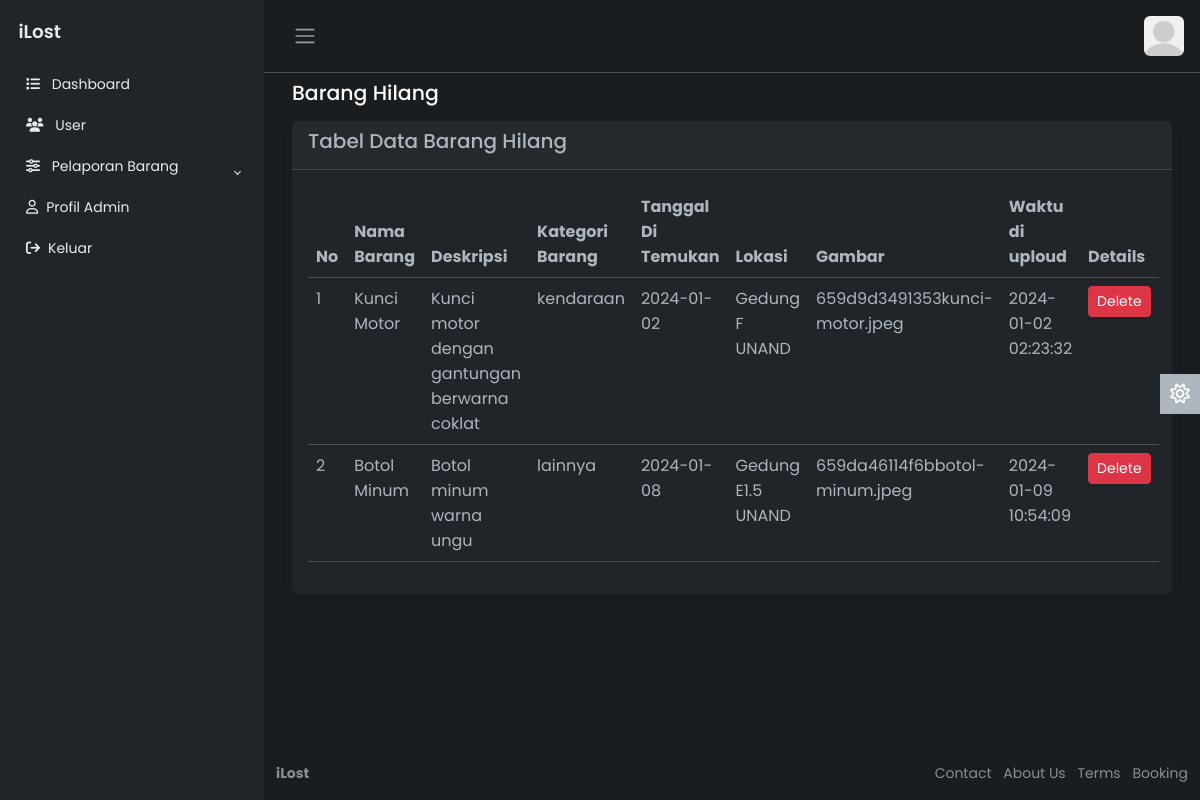
Page /admin/baranghilang.php?id=13 on the committed database.
### tables this page shows
CREATE TABLE `laporan` (
  `id` int(11) NOT NULL,
  `email` varchar(40) NOT NULL,
  `kategori_laporan` varchar(20) NOT NULL,
  `nama_barang` varchar(50) DEFAULT NULL,
  `deskripsi` varchar(255) NOT NULL,
  `kategori_barang` varchar(30) DEFAULT NULL,
  `tanggal_ditemukan` date NOT NULL,
  `lokasi` varchar(255) NOT NULL,
  `gambar_barang` varchar(255) NOT NULL,
  `waktu_dibuat` datetime NOT NULL
);

### admin/baranghilang.php (the view, shortened to what this page needs)
<?php
include('config.php');
$querySelect = "SELECT * FROM laporan WHERE kategori_laporan = 'Hilang'";
$resultSelect = mysqli_query($koneksi, $querySelect);
?>
<!DOCTYPE html>
<html lang="en" data-bs-theme="dark">
<head>
    <link rel="stylesheet" href="https://cdn.jsdelivr.net/npm/bootstrap@5.3.0-alpha2/dist/css/bootstrap.min.css">
    <link rel="stylesheet" href="css/style.css">
</head>
<body>
    <div class="wrapper">
        <?php include "../template/navbar-admin.php"; ?>
        <div class="main">
            <nav class="navbar navbar-expand px-3 border-bottom">
                <button class="btn" id="sidebar-toggle" type="button">
                    <span class="navbar-toggler-icon"></span>
                </button>
                <div class="navbar-collapse navbar">
                    <ul class="navbar-nav">
                        <li class="nav-item dropdown">
                            <a href="#" data-bs-toggle="dropdown" class="nav-icon pe-md-0">
                                <?php
                                $fetch = null;
                                if ($fetch['image'] == null) {
                                    echo '<img src="image/default-avatar.png" class="avatar img-fluid rounded" alt="">';
                                } else {
                                    echo '<img src="uploaded_img/' . $fetch['image'] . '" class="avatar img-fluid rounded" alt="">';
                                }
                                ?>
                            </a>
                        </li>
                    </ul>
                </div>
            </nav>
            <main class="content px-3 py-2">
                <div class="container-fluid">
                    <div class="mb-3">
                        <h4>Barang Hilang</h4>
                    </div>
                    <div class="card border-0">
                        <div class="card-header">
                            <h5 class="card-title">
                                Tabel Data Barang Hilang
                            </h5>
                        </div>
                        <div class="card-body">
                            <table class="table">
                                <thead>
                                    <tr>
                                        <th scope="col">No</th>
                                        <th scope="col">Nama Barang</th>
                                        <th scope="col">Deskripsi</th>
                                        <th scope="col">Kategori Barang</th>
                                        <th scope="col">Tanggal Di Temukan</th>
                                        <th scope="col">Lokasi</th>
                                        <th scope="col">Gambar</th>
                                        <th scope="col">Waktu di uploud</th>
                                        <th scope="col">Details</th>
                                    </tr>
                                </thead>
                                <tbody>
                                    <?php
                                    $no = 1;
                                    while ($row = mysqli_fetch_assoc($resultSelect)) {
                                        echo "<tr>";
                                        echo "<td>" . $no . "</td>";
                                        echo "<td>" . $row['nama_barang'] . "</td>";
                                        echo "<td>" . $row['deskripsi'] . "</td>";
                                        echo "<td>" . $row['kategori_barang'] . "</td>";
                                        echo "<td>" . $row['tanggal_ditemukan'] . "</td>";
                                        echo "<td>" . $row['lokasi'] . "</td>";
                                        echo "<td>" . $row['gambar_barang'] . "</td>";
                                        echo "<td>" . $row['waktu_dibuat'] . "</td>";
                                        echo "<td><a href='baranghilang.php?id=" . $row['id'] . "' class='btn btn-danger btn-sm'>Delete</a></td>";
                                        echo "</tr>";
                                        $no++;
                                    }
                                    ?>
                                </tbody>
                            </table>
                        </div>
                    </div>
                </div>
            </main>
            <a href="#" class="theme-toggle">
                <i class="fa-regular fa-sun"></i>
            </a>
            <footer class="footer">
                <div class="container-fluid">
                    <div class="row text-muted">
                        <div class="col-6 text-start">
                            <p class="mb-0">
                                <a href="#" class="text-muted">
                                    <strong>iLost</strong>
                                </a>
                            </p>
                        </div>
                        <div class="col-6 text-end">
                            <ul class="list-inline">
                                <li class="list-inline-item">
                                    <a href="#" class="text-muted">Contact</a>
                                </li>
                                <li class="list-inline-item">
                                    <a href="#" class="text-muted">About Us</a>
                                </li>
                                <li class="list-inline-item">
                                    <a href="#" class="text-muted">Terms</a>
                                </li>
                                <li class="list-inline-item">
                                    <a href="#" class="text-muted">Booking</a>
                                </li>
                            </ul>
                        </div>
                    </div>
                </div>
            </footer>
        </div>
    </div>
</body>
</html>

### admin/css/style.css (style rules this page uses)
body { font-family: 'Poppins', sans-serif; font-size: 0.875rem; opacity: 1; overflow-y: scroll; margin: 0; }
a { cursor: pointer; text-decoration: none; font-family: 'Poppins', sans-serif; }
li { list-style: none; }
h4 { font-family: 'Poppins', sans-serif; font-size: 1.275rem; color: var(--bs-emphasis-color); }
.wrapper { align-items: stretch; display: flex; width: 100%; }
.main { display: flex; flex-direction: column; min-height: 100vh; min-width: 0; overflow: hidden; transition: all 0.35s ease-in-out; width: 100%; background: var(--bs-dark-bg-subtle); }
.avatar { height: 40px; width: 40px; }
.navbar-expand .navbar-nav { margin-left: auto; }
.content { flex: 1; max-width: 100vw; width: 100vw; }
@media (min-width:768px) { .content { max-width: auto; width: auto; } }
.card { box-shadow: 0 0 .875rem 0 rgba(34, 46, 60, .05); margin-bottom: 24px; }
.theme-toggle { position: fixed; top: 50%; transform: translateY(-65%); text-align: center; z-index: 10; right: 0; left: auto; border: none; background-color: var(--bs-body-color); }
html[data-bs-theme="dark"] .theme-toggle .fa-sun, html[data-bs-theme="light"] .theme-toggle .fa-moon { cursor: pointer; padding: 10px; display: block; font-size: 1.25rem; color: #FFF; }

### rows in the picture
laporan: nama_barang "Kunci Motor", deskripsi "Kunci motor dengan gantungan berwarna coklat", kategori_barang "kendaraan", tanggal_ditemukan "2024-01-02", lokasi "Gedung F UNAND", gambar_barang "659d9d3491353kunci-motor.jpeg", waktu_dibuat "2024-01-02 02:23:32"
laporan: nama_barang "Botol Minum", deskripsi "Botol minum warna ungu", kategori_barang "lainnya", tanggal_ditemukan "2024-01-08", lokasi "Gedung E1.5 UNAND", gambar_barang "659da46114f6bbotol-minum.jpeg", waktu_dibuat "2024-01-09 10:54:09"
